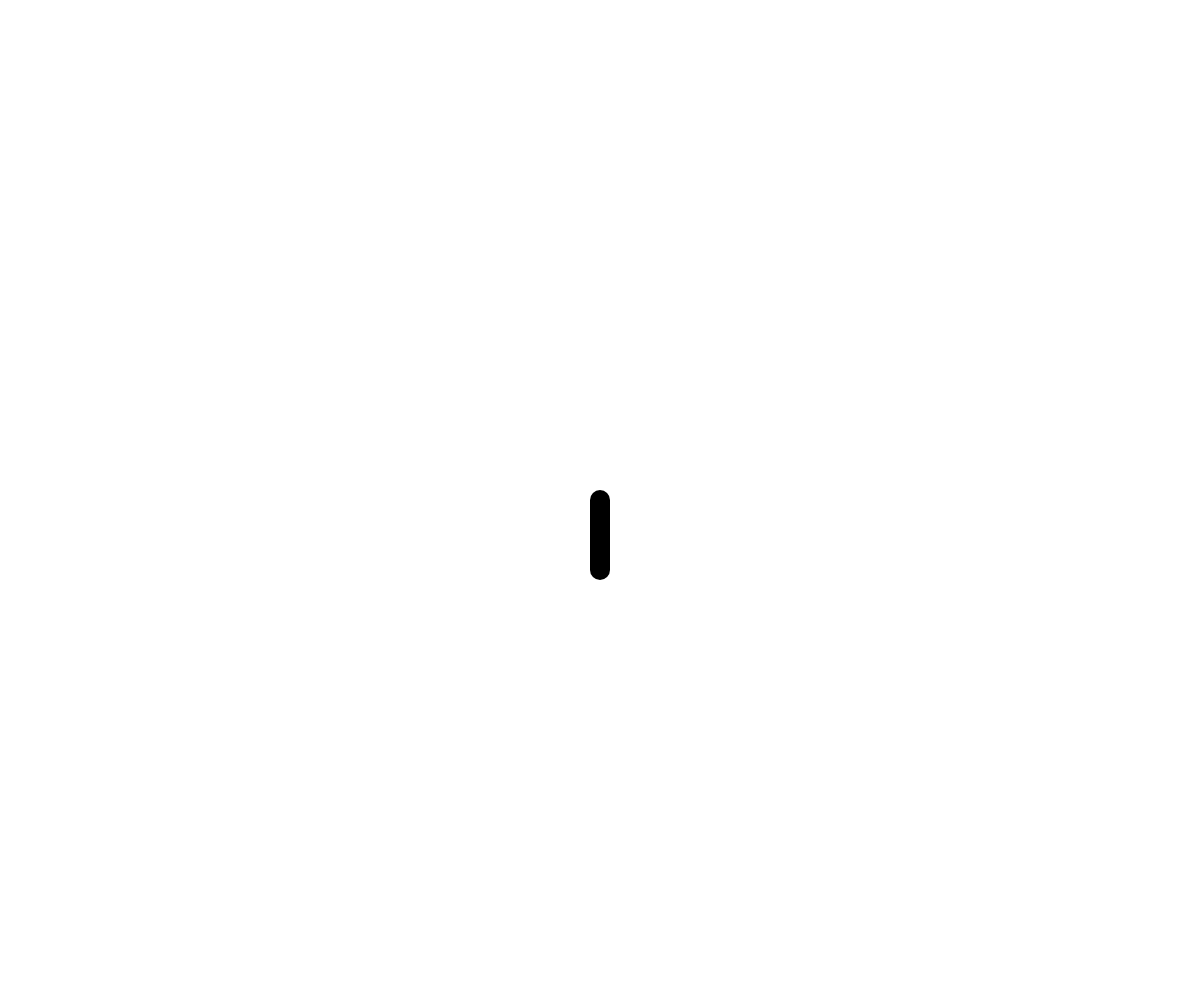
Frame 1 (no input)
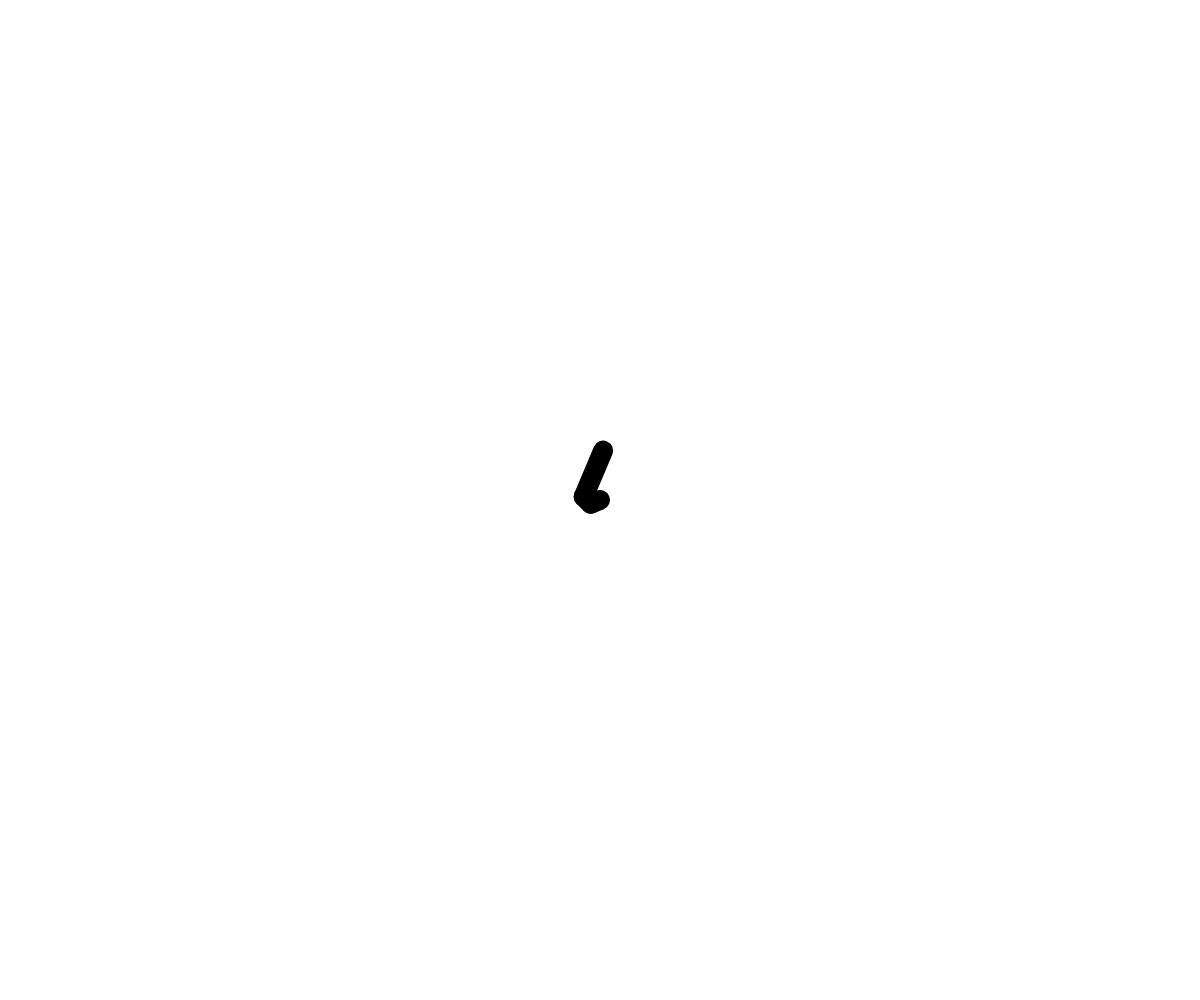
Frame 60 (no input)
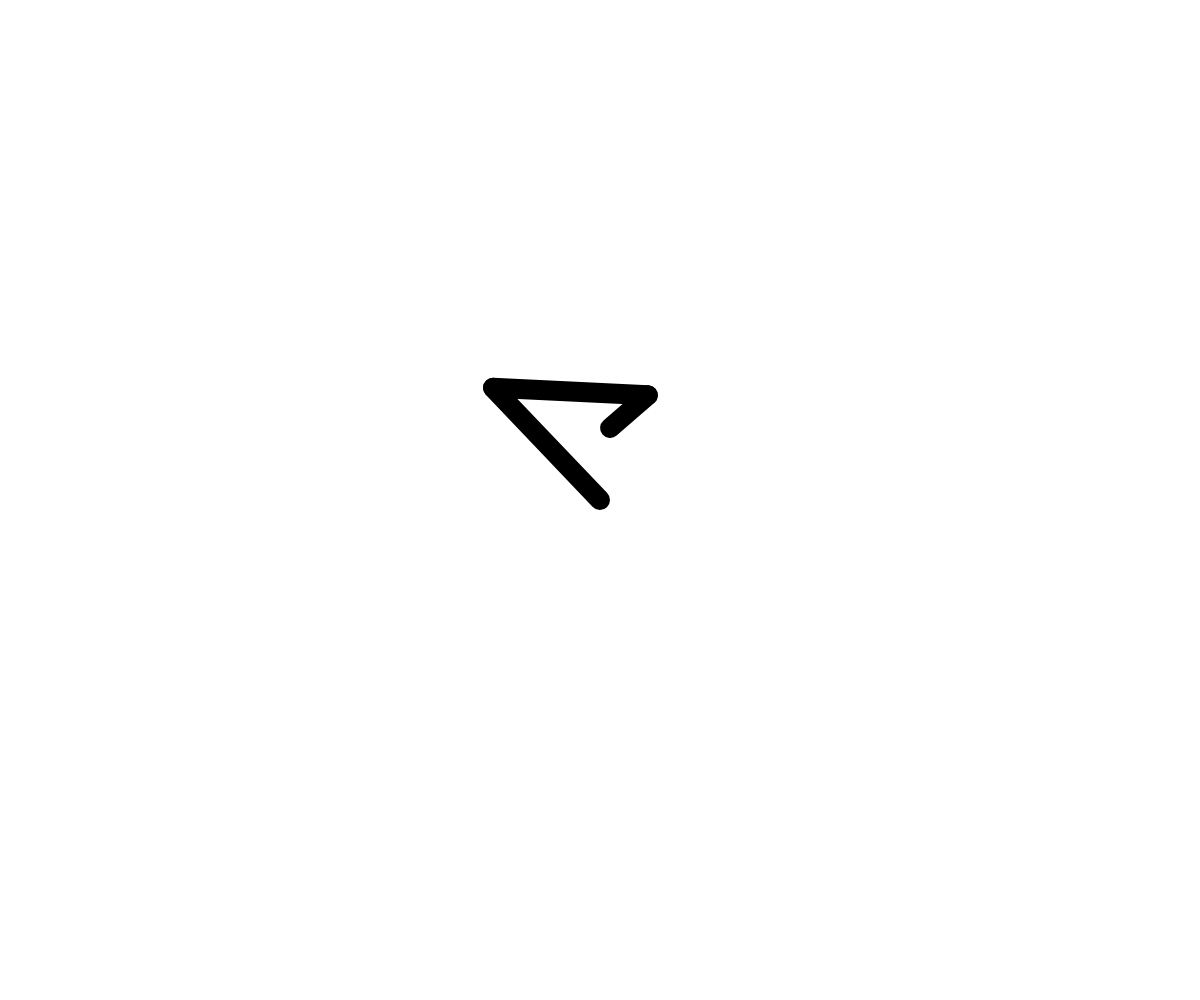
Frame 120 (the mouse pressed at the canvas centre since frame 60)

The p5.js sketch that drew these frames (run headless with seeded random() and noise() and a simulated clock; from frame 60 on, the mouse is pressed at the canvas centre):

// p5.js sketch
// ── sketch.js
var angle = 0;
var speed = 0.02;

function setup() {
  createCanvas(windowWidth, windowHeight)
  fill(0)
  strokeWeight(20)
}

function draw() {
  var l0 = map(mouseX, 0, width, 10, 300)
  var l1 = map(mouseY, 0, height, 10, 300)

  background(255)
  translate(width/2, height/2)
  rotate(angle)
  line(0,0,0,l0)

  translate(0, l0)
  rotate(angle)
  line(0,0,0,l1)

  translate(0, l1)
  rotate(angle)
  line(0,0,0,50)

  angle+=speed;
}

function mousePressed(){


}
